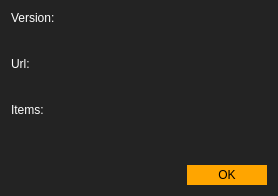
<?xml version="1.0" encoding="UTF-8"?>
<ui version="4.0">
 <class>InfoGeth</class>
 <widget class="QDialog" name="InfoGeth">
  <property name="geometry">
   <rect>
    <x>0</x>
    <y>0</y>
    <width>278</width>
    <height>196</height>
   </rect>
  </property>
  <property name="windowTitle">
   <string>Node Information</string>
  </property>
  <property name="windowIcon">
   <iconset>
    <normaloff>resources/acria_logo5_colored.svg</normaloff>resources/acria_logo5_colored.svg</iconset>
  </property>
  <property name="styleSheet">
   <string notr="true">background-color:#232323;
color:white;</string>
  </property>
  <layout class="QVBoxLayout" name="verticalLayout">
   <item>
    <widget class="QLabel" name="label">
     <property name="text">
      <string>Version:</string>
     </property>
    </widget>
   </item>
   <item>
    <widget class="QLabel" name="label_version">
     <property name="minimumSize">
      <size>
       <width>0</width>
       <height>20</height>
      </size>
     </property>
     <property name="text">
      <string/>
     </property>
     <property name="alignment">
      <set>Qt::AlignLeading|Qt::AlignLeft|Qt::AlignTop</set>
     </property>
    </widget>
   </item>
   <item>
    <widget class="QLabel" name="label_5">
     <property name="text">
      <string>Url:</string>
     </property>
    </widget>
   </item>
   <item>
    <widget class="QLabel" name="label_url">
     <property name="minimumSize">
      <size>
       <width>0</width>
       <height>20</height>
      </size>
     </property>
     <property name="text">
      <string/>
     </property>
     <property name="alignment">
      <set>Qt::AlignLeading|Qt::AlignLeft|Qt::AlignTop</set>
     </property>
    </widget>
   </item>
   <item>
    <widget class="QLabel" name="label_3">
     <property name="text">
      <string>Items:</string>
     </property>
    </widget>
   </item>
   <item>
    <widget class="QLabel" name="label_items">
     <property name="minimumSize">
      <size>
       <width>0</width>
       <height>20</height>
      </size>
     </property>
     <property name="text">
      <string/>
     </property>
     <property name="alignment">
      <set>Qt::AlignLeading|Qt::AlignLeft|Qt::AlignTop</set>
     </property>
    </widget>
   </item>
   <item>
    <spacer name="verticalSpacer">
     <property name="orientation">
      <enum>Qt::Vertical</enum>
     </property>
     <property name="sizeHint" stdset="0">
      <size>
       <width>20</width>
       <height>40</height>
      </size>
     </property>
    </spacer>
   </item>
   <item>
    <widget class="QDialogButtonBox" name="buttonBox">
     <property name="styleSheet">
      <string notr="true">background-color:white;
color:black;
border: none;
/*padding:30px;*/
width:80px;
padding-top:3px;
padding-bottom:3px;
background-color:orange;</string>
     </property>
     <property name="orientation">
      <enum>Qt::Horizontal</enum>
     </property>
     <property name="standardButtons">
      <set>QDialogButtonBox::Ok</set>
     </property>
    </widget>
   </item>
  </layout>
 </widget>
 <resources/>
 <connections>
  <connection>
   <sender>buttonBox</sender>
   <signal>accepted()</signal>
   <receiver>InfoGeth</receiver>
   <slot>accept()</slot>
   <hints>
    <hint type="sourcelabel">
     <x>248</x>
     <y>254</y>
    </hint>
    <hint type="destinationlabel">
     <x>157</x>
     <y>274</y>
    </hint>
   </hints>
  </connection>
  <connection>
   <sender>buttonBox</sender>
   <signal>rejected()</signal>
   <receiver>InfoGeth</receiver>
   <slot>reject()</slot>
   <hints>
    <hint type="sourcelabel">
     <x>316</x>
     <y>260</y>
    </hint>
    <hint type="destinationlabel">
     <x>286</x>
     <y>274</y>
    </hint>
   </hints>
  </connection>
 </connections>
</ui>
